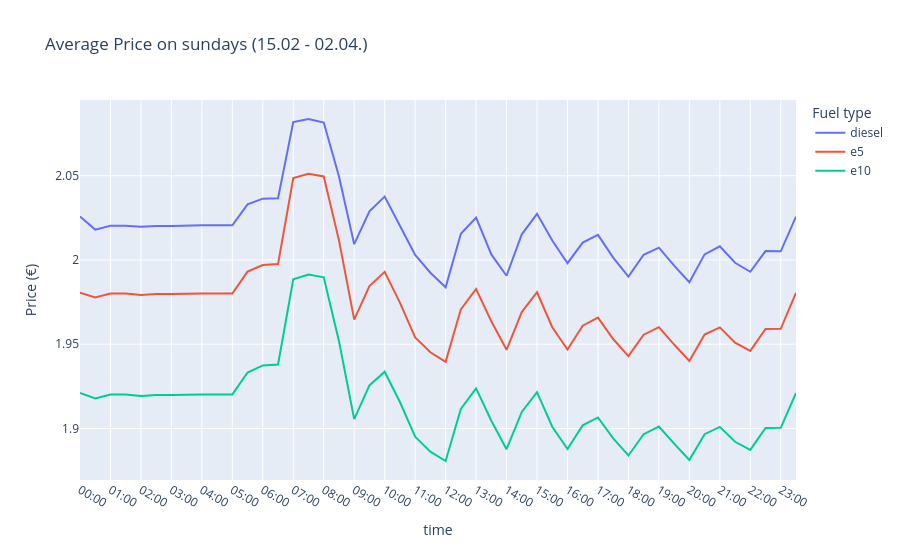

Notebook cell for this chart:
### Code cell
mask_sunday = (df_filled['retrieval_date'] >= date(2026, 2, 16)) & (df_filled['retrieval_date'] <= date(2026, 4, 2)) & (df_filled["weekday"].isin(['Sunday']))
df_filtered_sunday= df_filled[mask_sunday].copy()



df_sunday = df_filtered_sunday.groupby('retrieval_time')[['diesel', 'e5', 'e10']].mean().reset_index()

# Sortieren damit die Reihenfolge stimmt
df_sunday = df_sunday.sort_values('retrieval_time').reset_index(drop=True)

fig2 = px.line(
    df_sunday,
    x='retrieval_time',
    y=['diesel', 'e5', 'e10'],
    title='Average Price on sundays (15.02 - 02.04.)',
    labels={'retrieval_time': 'time', 'value': 'Price (€)', 'variable': 'Fuel type'}
)
fig2.update_xaxes(tickmode='array', tickvals=df_sunday['retrieval_time'][df_sunday['retrieval_time'].str.endswith('00')],dtick=1)
fig2.show()
fig2.write_image("assets/avg_price_over_day_sunday.png", width=1668, height=450)

### Figure 1 — Plotly figure (JSON) as saved in the notebook; plotly's stock layout.template omitted (floating-point values rounded to 4 significant figures)
{"data": [{"hovertemplate": "Fuel type=diesel<br>time=%{x}<br>Price (€)=%{y}<extra></extra>", "legendgroup": "diesel", "line": {"color": "#636efa", "dash": "solid"}, "marker": {"symbol": "circle"}, "mode": "lines", "name": "diesel", "orientation": "v", "showlegend": true, "type": "scatter", "x": ["00:00", "00:30", "01:00", "01:30", "02:00", "02:30", "03:00", "03:30", "04:00", "04:30", "05:00", "05:30", "06:00", "06:30", "07:00", "07:30", "08:00", "08:30", "09:00", "09:30", "10:00", "10:30", "11:00", "11:30", "12:00", "12:30", "13:00", "13:30", "14:00", "14:30", "15:00", "15:30", "16:00", "16:30", "17:00", "17:30", "18:00", "18:30", "19:00", "19:30", "20:00", "20:30", "21:00", "21:30", "22:00", "22:30", "23:00", "23:30"], "xaxis": "x", "y": [2.026, 2.018, 2.02, 2.02, 2.02, 2.02, 2.02, 2.021, 2.021, 2.021, 2.021, 2.033, 2.036, 2.037, 2.082, 2.084, 2.082, 2.05, 2.009, 2.029, 2.038, 2.02, 2.003, 1.992, 1.984, 2.016, 2.025, 2.003, 1.991, 2.015, 2.027, 2.012, 1.998, 2.01, 2.015, 2.001, 1.99, 2.003, 2.007, 1.997, 1.987, 2.003, 2.008, 1.998, 1.993, 2.005, 2.005, 2.026], "yaxis": "y"}, {"hovertemplate": "Fuel type=e5<br>time=%{x}<br>Price (€)=%{y}<extra></extra>", "legendgroup": "e5", "line": {"color": "#EF553B", "dash": "solid"}, "marker": {"symbol": "circle"}, "mode": "lines", "name": "e5", "orientation": "v", "showlegend": true, "type": "scatter", "x": ["00:00", "00:30", "01:00", "01:30", "02:00", "02:30", "03:00", "03:30", "04:00", "04:30", "05:00", "05:30", "06:00", "06:30", "07:00", "07:30", "08:00", "08:30", "09:00", "09:30", "10:00", "10:30", "11:00", "11:30", "12:00", "12:30", "13:00", "13:30", "14:00", "14:30", "15:00", "15:30", "16:00", "16:30", "17:00", "17:30", "18:00", "18:30", "19:00", "19:30", "20:00", "20:30", "21:00", "21:30", "22:00", "22:30", "23:00", "23:30"], "xaxis": "x", "y": [1.981, 1.978, 1.98, 1.98, 1.979, 1.98, 1.98, 1.98, 1.98, 1.98, 1.98, 1.993, 1.997, 1.998, 2.049, 2.051, 2.05, 2.012, 1.965, 1.984, 1.993, 1.975, 1.954, 1.945, 1.94, 1.971, 1.983, 1.964, 1.947, 1.969, 1.981, 1.96, 1.947, 1.961, 1.966, 1.953, 1.943, 1.956, 1.96, 1.95, 1.94, 1.956, 1.96, 1.951, 1.946, 1.959, 1.959, 1.981], "yaxis": "y"}, {"hovertemplate": "Fuel type=e10<br>time=%{x}<br>Price (€)=%{y}<extra></extra>", "legendgroup": "e10", "line": {"color": "#00cc96", "dash": "solid"}, "marker": {"symbol": "circle"}, "mode": "lines", "name": "e10", "orientation": "v", "showlegend": true, "type": "scatter", "x": ["00:00", "00:30", "01:00", "01:30", "02:00", "02:30", "03:00", "03:30", "04:00", "04:30", "05:00", "05:30", "06:00", "06:30", "07:00", "07:30", "08:00", "08:30", "09:00", "09:30", "10:00", "10:30", "11:00", "11:30", "12:00", "12:30", "13:00", "13:30", "14:00", "14:30", "15:00", "15:30", "16:00", "16:30", "17:00", "17:30", "18:00", "18:30", "19:00", "19:30", "20:00", "20:30", "21:00", "21:30", "22:00", "22:30", "23:00", "23:30"], "xaxis": "x", "y": [1.921, 1.918, 1.92, 1.92, 1.919, 1.92, 1.92, 1.92, 1.92, 1.92, 1.92, 1.933, 1.937, 1.938, 1.988, 1.991, 1.99, 1.952, 1.906, 1.926, 1.934, 1.916, 1.895, 1.886, 1.881, 1.912, 1.924, 1.905, 1.888, 1.91, 1.922, 1.901, 1.888, 1.902, 1.907, 1.894, 1.884, 1.897, 1.901, 1.891, 1.881, 1.897, 1.901, 1.892, 1.887, 1.9, 1.9, 1.921], "yaxis": "y"}], "layout": {"legend": {"title": {"text": "Fuel type"}, "tracegroupgap": 0}, "title": {"text": "Average Price on sundays (15.02 - 02.04.)"}, "xaxis": {"anchor": "y", "domain": [0, 1], "dtick": 1, "tickmode": "array", "tickvals": ["00:00", "01:00", "02:00", "03:00", "04:00", "05:00", "06:00", "07:00", "08:00", "09:00", "10:00", "11:00", "12:00", "13:00", "14:00", "15:00", "16:00", "17:00", "18:00", "19:00", "20:00", "21:00", "22:00", "23:00"], "title": {"text": "time"}}, "yaxis": {"anchor": "x", "domain": [0, 1], "title": {"text": "Price (€)"}}}}
